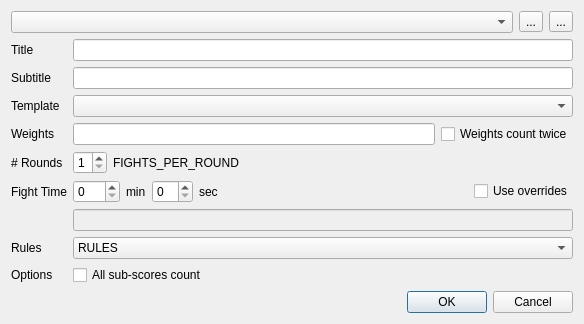
<?xml version="1.0" encoding="UTF-8"?>
<ui version="4.0">
 <class>ModeManagerDlg</class>
 <widget class="QDialog" name="ModeManagerDlg">
  <property name="geometry">
   <rect>
    <x>0</x>
    <y>0</y>
    <width>584</width>
    <height>312</height>
   </rect>
  </property>
  <property name="windowTitle">
   <string>Mode Management</string>
  </property>
  <layout class="QVBoxLayout" name="verticalLayout" stretch="0,1,0">
   <item>
    <layout class="QHBoxLayout" name="horizontalLayout">
     <item>
      <widget class="QComboBox" name="comboBox_mode"/>
     </item>
     <item>
      <widget class="QToolButton" name="toolButton_add">
       <property name="text">
        <string>...</string>
       </property>
       <property name="icon">
        <iconset resource="ipponboard.qrc">
         <normaloff>:/res/icons/add.png</normaloff>:/res/icons/add.png</iconset>
       </property>
      </widget>
     </item>
     <item>
      <widget class="QToolButton" name="toolButton_remove">
       <property name="text">
        <string>...</string>
       </property>
       <property name="icon">
        <iconset resource="ipponboard.qrc">
         <normaloff>:/res/icons/delete.png</normaloff>:/res/icons/delete.png</iconset>
       </property>
      </widget>
     </item>
    </layout>
   </item>
   <item>
    <layout class="QFormLayout" name="formLayout">
     <property name="fieldGrowthPolicy">
      <enum>QFormLayout::AllNonFixedFieldsGrow</enum>
     </property>
     <item row="0" column="0">
      <widget class="QLabel" name="label">
       <property name="text">
        <string>Title</string>
       </property>
      </widget>
     </item>
     <item row="0" column="1">
      <widget class="QLineEdit" name="lineEdit_title"/>
     </item>
     <item row="1" column="0">
      <widget class="QLabel" name="label_2">
       <property name="text">
        <string>Subtitle</string>
       </property>
      </widget>
     </item>
     <item row="1" column="1">
      <widget class="QLineEdit" name="lineEdit_subtitle"/>
     </item>
     <item row="2" column="0">
      <widget class="QLabel" name="label_8">
       <property name="toolTip">
        <string>The fight duration in seconds</string>
       </property>
       <property name="text">
        <string>Template</string>
       </property>
      </widget>
     </item>
     <item row="2" column="1">
      <widget class="QComboBox" name="comboBox_template"/>
     </item>
     <item row="3" column="0">
      <widget class="QLabel" name="label_3">
       <property name="text">
        <string>Weights</string>
       </property>
      </widget>
     </item>
     <item row="3" column="1">
      <layout class="QHBoxLayout" name="horizontalLayout_2">
       <property name="topMargin">
        <number>0</number>
       </property>
       <item>
        <widget class="QLineEdit" name="lineEdit_weights">
         <property name="frame">
          <bool>true</bool>
         </property>
        </widget>
       </item>
       <item>
        <widget class="QCheckBox" name="checkBox_doubleWeights">
         <property name="toolTip">
          <string>Indicates that all weights will be used two times</string>
         </property>
         <property name="text">
          <string>Weights count twice</string>
         </property>
        </widget>
       </item>
      </layout>
     </item>
     <item row="4" column="0">
      <widget class="QLabel" name="label_4">
       <property name="text">
        <string># Rounds</string>
       </property>
      </widget>
     </item>
     <item row="4" column="1">
      <layout class="QHBoxLayout" name="horizontalLayout_3">
       <item>
        <widget class="QSpinBox" name="spinBox_rounds">
         <property name="minimum">
          <number>1</number>
         </property>
         <property name="maximum">
          <number>2</number>
         </property>
        </widget>
       </item>
       <item>
        <widget class="QLabel" name="label_fightsPerRound">
         <property name="text">
          <string>FIGHTS_PER_ROUND</string>
         </property>
        </widget>
       </item>
       <item>
        <spacer name="horizontalSpacer_2">
         <property name="orientation">
          <enum>Qt::Horizontal</enum>
         </property>
         <property name="sizeHint" stdset="0">
          <size>
           <width>40</width>
           <height>20</height>
          </size>
         </property>
        </spacer>
       </item>
      </layout>
     </item>
     <item row="5" column="0">
      <widget class="QLabel" name="label_6">
       <property name="toolTip">
        <string>The fight duration</string>
       </property>
       <property name="text">
        <string>Fight Time</string>
       </property>
      </widget>
     </item>
     <item row="5" column="1">
      <layout class="QHBoxLayout" name="horizontalLayout_4">
       <item>
        <widget class="QSpinBox" name="spinBox_fightTimeMinutes">
         <property name="minimum">
          <number>0</number>
         </property>
         <property name="maximum">
          <number>720</number>
         </property>
        </widget>
       </item>
       <item>
        <widget class="QLabel" name="label_10">
         <property name="text">
          <string>min</string>
         </property>
        </widget>
       </item>
       <item>
        <widget class="QSpinBox" name="spinBox_fightTimeSeconds">
         <property name="suffix">
          <string/>
         </property>
         <property name="minimum">
          <number>0</number>
         </property>
         <property name="maximum">
          <number>59</number>
         </property>
        </widget>
       </item>
       <item>
        <widget class="QLabel" name="label_7">
         <property name="text">
          <string>sec</string>
         </property>
        </widget>
       </item>
       <item>
        <spacer name="horizontalSpacer_3">
         <property name="orientation">
          <enum>Qt::Horizontal</enum>
         </property>
         <property name="sizeHint" stdset="0">
          <size>
           <width>40</width>
           <height>20</height>
          </size>
         </property>
        </spacer>
       </item>
       <item>
        <widget class="QCheckBox" name="checkBox_timeOverrides">
         <property name="toolTip">
          <string>Enables to specify overrides for the fight time for certain categories. E.g. &quot;U12:120;U15:180;U18:240&quot;</string>
         </property>
         <property name="text">
          <string>Use overrides</string>
         </property>
        </widget>
       </item>
      </layout>
     </item>
     <item row="6" column="1">
      <layout class="QHBoxLayout" name="horizontalLayout_6">
       <property name="topMargin">
        <number>0</number>
       </property>
       <item>
        <widget class="QLineEdit" name="lineEdit_timeOverrides">
         <property name="enabled">
          <bool>false</bool>
         </property>
         <property name="mouseTracking">
          <bool>false</bool>
         </property>
         <property name="acceptDrops">
          <bool>false</bool>
         </property>
         <property name="toolTip">
          <string>The overrides should be something like this:
&quot;U12:120;U15:180;U18:240&quot;
(&lt;identifier&gt;:&lt;time in seconds&gt;;&lt;identifier&gt;...)
Note: the time must be specified in seconds alone</string>
         </property>
         <property name="frame">
          <bool>true</bool>
         </property>
         <property name="readOnly">
          <bool>false</bool>
         </property>
        </widget>
       </item>
      </layout>
     </item>
     <item row="7" column="0">
      <widget class="QLabel" name="label_11">
       <property name="toolTip">
        <string>The fight duration in seconds</string>
       </property>
       <property name="text">
        <string>Rules</string>
       </property>
      </widget>
     </item>
     <item row="7" column="1">
      <widget class="QComboBox" name="comboBox_rules">
       <property name="frame">
        <bool>true</bool>
       </property>
       <item>
        <property name="text">
         <string notr="true">RULES</string>
        </property>
       </item>
      </widget>
     </item>
     <item row="8" column="0">
      <widget class="QLabel" name="label_9">
       <property name="toolTip">
        <string>The fight duration in seconds</string>
       </property>
       <property name="text">
        <string>Options</string>
       </property>
      </widget>
     </item>
     <item row="8" column="1">
      <widget class="QCheckBox" name="checkBox_allSubscoresCount">
       <property name="toolTip">
        <string>Sub-scores are valued even if the fight is lost</string>
       </property>
       <property name="text">
        <string>All sub-scores count</string>
       </property>
      </widget>
     </item>
    </layout>
   </item>
   <item>
    <widget class="QDialogButtonBox" name="buttonBox">
     <property name="orientation">
      <enum>Qt::Horizontal</enum>
     </property>
     <property name="standardButtons">
      <set>QDialogButtonBox::Cancel|QDialogButtonBox::Ok</set>
     </property>
     <property name="centerButtons">
      <bool>false</bool>
     </property>
    </widget>
   </item>
  </layout>
 </widget>
 <tabstops>
  <tabstop>comboBox_mode</tabstop>
  <tabstop>toolButton_add</tabstop>
  <tabstop>toolButton_remove</tabstop>
  <tabstop>lineEdit_title</tabstop>
  <tabstop>lineEdit_subtitle</tabstop>
  <tabstop>comboBox_template</tabstop>
  <tabstop>lineEdit_weights</tabstop>
  <tabstop>checkBox_doubleWeights</tabstop>
  <tabstop>spinBox_rounds</tabstop>
  <tabstop>spinBox_fightTimeSeconds</tabstop>
  <tabstop>lineEdit_timeOverrides</tabstop>
  <tabstop>buttonBox</tabstop>
 </tabstops>
 <resources>
  <include location="ipponboard.qrc"/>
 </resources>
 <connections>
  <connection>
   <sender>buttonBox</sender>
   <signal>accepted()</signal>
   <receiver>ModeManagerDlg</receiver>
   <slot>accept()</slot>
   <hints>
    <hint type="sourcelabel">
     <x>257</x>
     <y>322</y>
    </hint>
    <hint type="destinationlabel">
     <x>157</x>
     <y>274</y>
    </hint>
   </hints>
  </connection>
  <connection>
   <sender>buttonBox</sender>
   <signal>rejected()</signal>
   <receiver>ModeManagerDlg</receiver>
   <slot>reject()</slot>
   <hints>
    <hint type="sourcelabel">
     <x>325</x>
     <y>322</y>
    </hint>
    <hint type="destinationlabel">
     <x>286</x>
     <y>274</y>
    </hint>
   </hints>
  </connection>
 </connections>
</ui>
